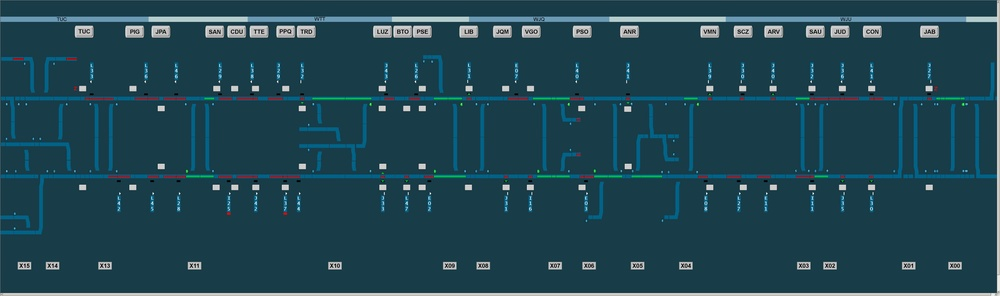
#> input picture data/pico_manha.jpg, 1000 x 296 px, shrunk from 6480 x 1920 before the run, given in place of pico_manha.gif, which was not available
$ jupyter execute --allow-errors '02.1.Domínios do Valor e Espaço - Detector_Trens.ipynb'   (shell and % lines are left out)   (older library calls are emulated)   (text cells are left out)
#> lines starting #> are read from the running program, lines starting #| are printed output that depends on the picture; after the words box and inside, x2 and y2 are one past the last pixel; in counts of white or black regions, pixels touching at a corner belong together; pictures that were not available may be replaced by others from this repository, and a replacement may not be noted
[cell 1]
# Install latest OpenCV with Python Interface using the Python Install Program
#!pip3 install opencv-python

[cell 2]
#!pip install matplotlib

# Make matplotlib draw graphics directly onto the notebook and not in a window

[cell 3]
from PIL import Image
Image.open("../data/pico_manha.gif").convert('RGB').save("../data/pico_manha.jpg")

[cell 4]
#!pip install ipywidgets
import cv2
import matplotlib
import numpy as np
from matplotlib import pyplot as plt
# Import interaction widgets and functions
from ipywidgets import interact, interactive, interact_manual

# Load the image in color (OpenCV standard = BGR)
orig = cv2.imread("../data/pico_manha.jpg", cv2.IMREAD_COLOR)
# Convert to RGB
orig = cv2.cvtColor(orig, cv2.COLOR_BGR2RGB)

# Load the image in grayscale

[cell 5]
gray = cv2.imread("../data/pico_manha.jpg", cv2.IMREAD_GRAYSCALE)
#> gray: shape (296, 1000); min 0, max 249, mean 60.1

fig, axes = plt.subplots(1, 2, figsize=(16, 12), sharex=True, sharey=True)
ax = axes.ravel()
ax[0].imshow(orig)
ax[1].imshow(gray, 'gray')
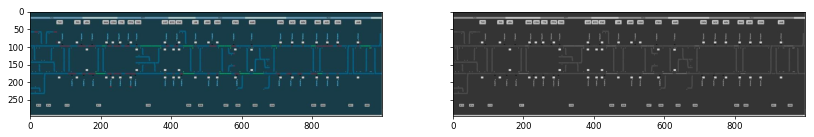
#> figure drawn by matplotlib, 2 panels

[cell 6]
Image.open("../data/referencia.gif").convert('RGB').save("../data/referencia.jpg")
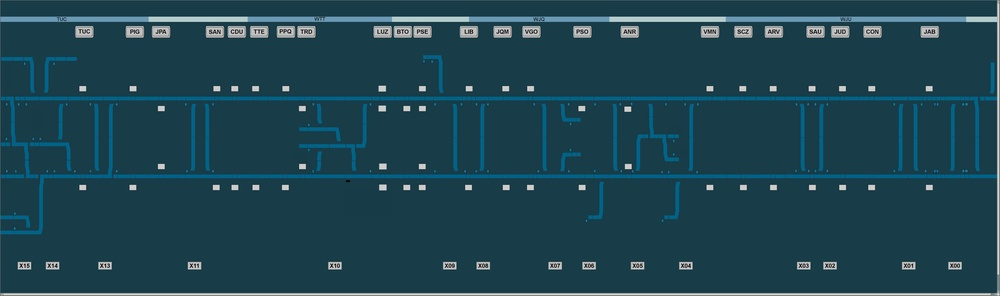
#> input picture data/referencia.jpg, 1000 x 296 px, shrunk from 6480 x 1920 before the run, given in place of referencia.gif, which was not available

[cell 7]
# Load the image in color (OpenCV standard = BGR)
ref_orig = cv2.imread("../data/referencia.jpg", cv2.IMREAD_COLOR)
# Convert to RGB
ref_orig = cv2.cvtColor(ref_orig, cv2.COLOR_BGR2RGB)

# Load the image in grayscale
ref_gray = cv2.imread("../data/referencia.jpg", cv2.IMREAD_GRAYSCALE)
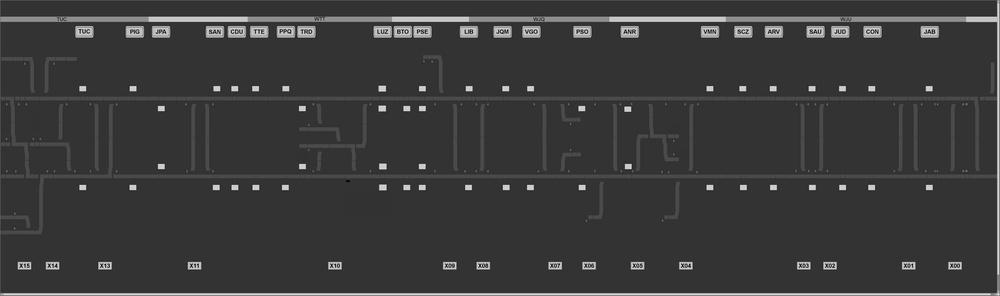
#> ref_gray: shape (296, 1000); min 0, max 248, mean 58.9

fig, axes = plt.subplots(1, 2, figsize=(16, 12), sharex=True, sharey=True)
ax = axes.ravel()
ax[0].imshow(ref_orig)
ax[1].imshow(ref_gray, 'gray')

[cell 8]
# Calculate the absolute difference between two images
# Image order is irrelevant since we will discard the sign
change = cv2.absdiff(gray, ref_gray)
#> the sliders are set to thresh = 127, modeStr = cv2.THRESH_BINARY
# Set the size to show
plt.figure(figsize = (26,26))
# Show it!
plt.imshow(change, 'gray')

[cell 9]
modes = ['cv2.THRESH_BINARY',
         'cv2.THRESH_BINARY_INV',
         'cv2.THRESH_TRUNC',
         'cv2.THRESH_TOZERO',
         'cv2.THRESH_TOZERO_INV']

# Basic threshold example
def my_threshold(thresh, modeStr):
#> called with thresh = 127, modeStr = 'cv2.THRESH_BINARY'
    global change
    global dst
    mode = eval(modeStr)
    th, dst = cv2.threshold(change, thresh, 255, mode)
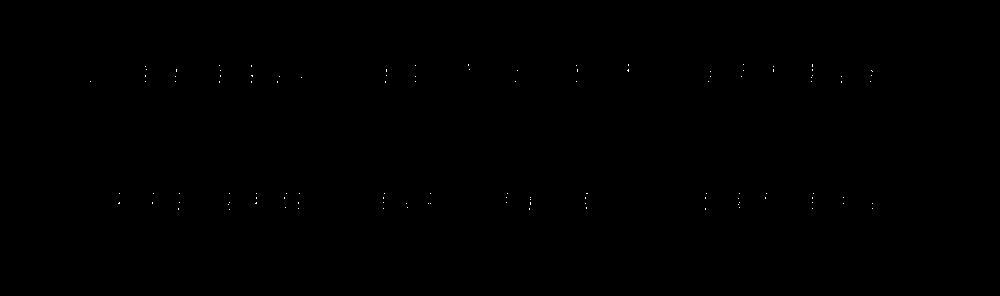
#> dst: shape (296, 1000); 0.05% white in thin lines or dots, all inside (x1, y1, x2, y2) = (90, 64, 873, 210)
#> th = 127
    fig, axes = plt.subplots(2, 1, figsize=(40, 20), sharex=True, sharey=True)
    ax = axes.ravel()
    ax[0].imshow(change,'gray')
    ax[1].imshow(dst,'gray')

# Pass function & its parameters to interactive
interactive(my_threshold, thresh = (0, 255), modeStr=modes)

# If your using Google Colab, comment the line above and use this here...
# my_threshold(25, 'cv2.THRESH_BINARY')

[cell 10]
masked = cv2.multiply(gray, (dst//255))
# Set the size to show
plt.figure(figsize = (40,20))
# Show it!
plt.imshow(masked, 'gray')

[cell 11]
kernel = np.ones((5,5),np.uint8)
kernel

[cell 12]
kernel = cv2.getStructuringElement(cv2.MORPH_ELLIPSE,(5,9))
kernel

[cell 13]
opening = cv2.morphologyEx(dst, cv2.MORPH_OPEN, kernel)
#> opening: shape (296, 1000); every value is 0
# Set the size to show
plt.figure(figsize = (40,20))
# Show it!
plt.imshow(opening, 'gray')

[cell 14]
def myKernel(size):
    global kernel2
    kernel2 = np.ones((size,size),np.uint8)
    print(kernel2)

interactive(myKernel, size=(5,55,2))
#> the sliders are set to size = 30

[cell 15]
closing = cv2.morphologyEx(opening, cv2.MORPH_CLOSE, kernel2)
# Set the size to show
plt.figure(figsize = (40,20))
# Show it!
plt.imshow(closing, 'gray')

[cell 16]
masked_with_morpho = cv2.multiply(gray, (closing//255))
# Set the size to show
plt.figure(figsize = (40,20))
# Show it!
plt.imshow(masked_with_morpho, 'gray')

[cell 17]
# If you don't have already loaded these libs in the examples above, do it now
import cv2
import matplotlib
import numpy as np
from matplotlib import pyplot as plt

# Import interaction widgets and functions in order to be able to use sliders and menus
from ipywidgets import interact, interactive, interact_manual

[cell 18]
#!pip install -U scikit-image
# Load an image of a badly scanned text page
from skimage import data
image = data.page()
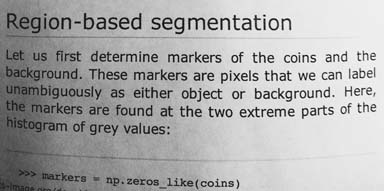
#> input picture skimage.data.page(), 384 x 191 px
#> image is the input picture: shape (191, 384); min 0, max 255, mean 171.5
#> the sliders are set to thresh = 127, modeStr = cv2.THRESH_BINARY

# Read a CT image
image = cv2.imread("../data/ct-01.jpg", cv2.IMREAD_GRAYSCALE)


#result = image + 40;
#result = cv2.multiply(image, 1.8)
#> (the rest of this cell did not finish here and is left out)

[cell 19]
# Set the figure size, remembering that matplotlib
# uses INCHES and not pixels...
matplotlib.rcParams['figure.figsize'] = [8,8]

# Define a menu
modes = ['cv2.THRESH_BINARY',
         'cv2.THRESH_BINARY_INV',
         'cv2.THRESH_TRUNC',
         'cv2.THRESH_TOZERO',
         'cv2.THRESH_TOZERO_INV']

# Read image
src = cv2.imread("../data/ct-01.jpg", cv2.IMREAD_GRAYSCALE)

def myThresh(thresh, modeStr):
#> called with thresh = 127, modeStr = 'cv2.THRESH_BINARY'
    global src
    mode = eval(modeStr)
    # Basic threhold example
    th, dst = cv2.threshold(src, thresh, 255, mode);
#> th = 127
#> the sliders are set to adaptModeStr = cv2.ADAPTIVE_THRESH_MEAN_C, modeStr = cv2.THRESH_BINARY, neighborhood = 17
    fig, axes = plt.subplots(1, 2, figsize=(16, 12), sharex=True, sharey=True)
    ax = axes.ravel()
    ax[0].imshow(src,'gray')
    ax[1].imshow(dst,'gray')

# Pass function & its parameters to interactive
#> (the rest of this cell did not finish here and is left out)

[cell 20]
# Define a few menus
modes = ['cv2.THRESH_BINARY',
         'cv2.THRESH_BINARY_INV',
         'cv2.THRESH_TRUNC',
         'cv2.THRESH_TOZERO',
         'cv2.THRESH_TOZERO_INV']

adaptModes = ['cv2.ADAPTIVE_THRESH_MEAN_C',
              'cv2.ADAPTIVE_THRESH_GAUSSIAN_C']

# Set the figure size, remembering that matplotlib
# uses INCHES and not pixels...
matplotlib.rcParams['figure.figsize'] = [8,8]

# Read image
src = cv2.imread("../data/ct-01.jpg", cv2.IMREAD_GRAYSCALE)

# Basic threshold example
def my_adaptThreshold(adaptModeStr, modeStr, neighborhood):
#> the sliders are set to neighborhood = 17
    global src
    mode = eval(modeStr)
    adaptMode = eval(adaptModeStr)
    dst = cv2.adaptiveThreshold(src, 255, adaptMode, mode, neighborhood, 10)
    fig, axes = plt.subplots(1, 2, figsize=(16, 12), sharex=True, sharey=True)
    ax = axes.ravel()
    ax[0].imshow(src,'gray')
    ax[1].imshow(dst,'gray')

# Pass function & its parameters to interactive
#> (the rest of this cell did not finish here and is left out)

[cell 21]
import cv2
import matplotlib.pyplot as plt
from skimage import data
from skimage.filters import threshold_otsu, threshold_local
# Import interaction widgets and functions
from ipywidgets import interact, interactive, interact_manual

image = data.page()
# Read image
# image = cv2.imread("../data/ct-01.jpg", cv2.IMREAD_GRAYSCALE)


block_size = 35

# Basic threshold example
def my_scikitAdaptThreshold(neighborhood):
#> called with neighborhood = 17
    global image

    global_thresh = threshold_otsu(image)
#> global_thresh = 157
    binary_global = image > global_thresh
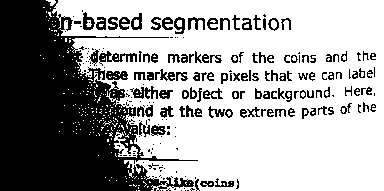
#> binary_global: shape (191, 384) bool; 63.8% white; 230 black regions (114 under 20 px), largest, box (x1, y1, x2, y2) and area: (0, 0, 198, 191) 20325, (99, 51, 137, 66) 231, (130, 86, 158, 99) 185

    binary_adaptive = threshold_local(image, neighborhood, offset=10)
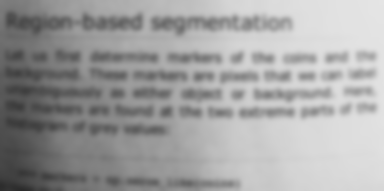
#> binary_adaptive: shape (191, 384) float64; min 42.95, max 229, mean 161.5

    fig, axes = plt.subplots(ncols=3, figsize=(20, 8))
    ax0, ax1, ax2 = axes
    plt.gray()

    ax0.imshow(image)
    ax0.set_title('Image')

    ax1.imshow(binary_global)
    ax1.set_title('Global thresholding')

    ax2.imshow(binary_adaptive)
    ax2.set_title('Adaptive thresholding')

    for ax in axes:
        ax.axis('off')

    plt.show()
#> the sliders are set to bins = 129

# Pass function & its parameters to interactive
interactive(my_scikitAdaptThreshold, neighborhood=(3,31,2))

[cell 22]
import cv2
import matplotlib.pyplot as plt
from skimage import data
from skimage.filters import threshold_minimum
# Import interaction widgets and functions
from ipywidgets import interact, interactive, interact_manual


#image = data.camera()
image = cv2.imread("../data/ct-01.jpg", cv2.IMREAD_GRAYSCALE)

def my_histo_threshold(bins):
    global image

    thresh_min = threshold_minimum(image, bins)
    binary_min = image > thresh_min

    fig, ax = plt.subplots(2, 2, figsize=(10, 10))

    ax[0, 0].imshow(image, cmap=plt.cm.gray)
    ax[0, 0].set_title('Original')

    ax[0, 1].hist(image.ravel(), bins=bins)
    ax[0, 1].set_title('Histogram')

    ax[1, 0].imshow(binary_min, cmap=plt.cm.gray)
    ax[1, 0].set_title('Thresholded (min)')

    ax[1, 1].hist(image.ravel(), bins=bins)
    ax[1, 1].axvline(thresh_min, color='r')

    for a in ax[:, 0]:
        a.axis('off')
    plt.show()

# Pass function & its parameters to interactive
#> (the rest of this cell did not finish here and is left out)

[cell 23]
import cv2
import matplotlib.pyplot as plt
from skimage import data
from skimage.filters import threshold_otsu, threshold_yen, threshold_isodata, threshold_li, threshold_triangle
# Import interaction widgets and functions
from ipywidgets import interact, interactive, interact_manual

methods = [
    'threshold_otsu(image, bins)',
    'threshold_yen(image, bins)',
    'threshold_isodata(image, bins)',
    'threshold_li(image)',
    'threshold_triangle(image, bins)']

image = data.camera()
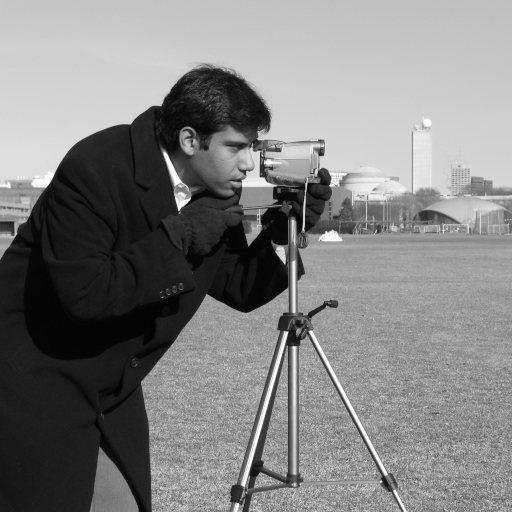
#> input picture skimage.data.camera(), 512 x 512 px
#> image is the input picture: shape (512, 512); min 0, max 255, mean 129.1
#> the sliders are set to method = threshold_otsu(image, bins), bins = 129
# Read image
# image = cv2.imread("../data/ct-01.jpg", cv2.IMREAD_GRAYSCALE)

def my_potpourri(method, bins):
#> called with method = 'threshold_otsu(image, bins)', bins = 129
    global image

    # Eval it!
    thresh = eval(method)
    # Generate a binary image
    binary = image > thresh
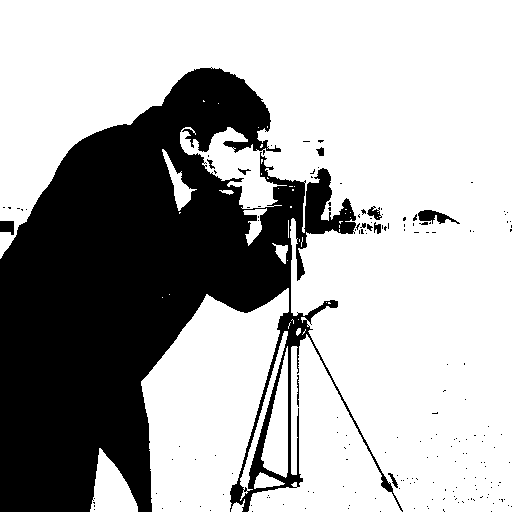
#> binary: shape (512, 512) bool; 67.9% white; 179 black regions (168 under 20 px), largest, box (x1, y1, x2, y2) and area: (0, 67, 403, 512) 82891, (418, 210, 460, 224) 293, (0, 221, 14, 235) 163

    fig, axes = plt.subplots(ncols=3, figsize=(20, 5))
    ax = axes.ravel()
    ax[0] = plt.subplot(1, 3, 1)
    ax[1] = plt.subplot(1, 3, 2)
    ax[2] = plt.subplot(1, 3, 3, sharex=ax[0], sharey=ax[0])

    ax[0].imshow(image, cmap=plt.cm.gray)
    ax[0].set_title('Original')
    ax[0].axis('off')

    ax[1].hist(image.ravel(), bins=bins)
    ax[1].set_title('Histogram '+str(bins))
    ax[1].axvline(thresh, color='r')

    ax[2].imshow(binary, cmap=plt.cm.gray)
    ax[2].set_title('Thresholded: '+ method)
    ax[2].axis('off')

    plt.show()
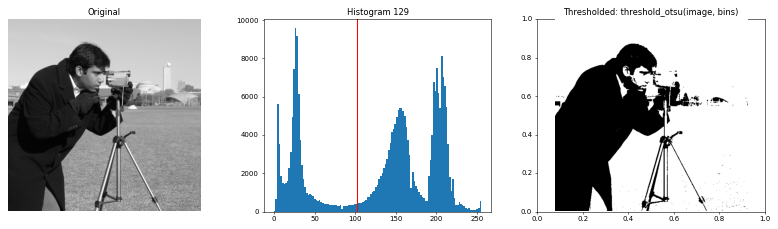
#> figure drawn by matplotlib, 3 panels; panel 2: tallest bar 9584 high, from x = 25.7 to 27.67

# Pass function & its parameters to interactive
interact_manual(my_potpourri, method=methods, bins=(2, 256))
